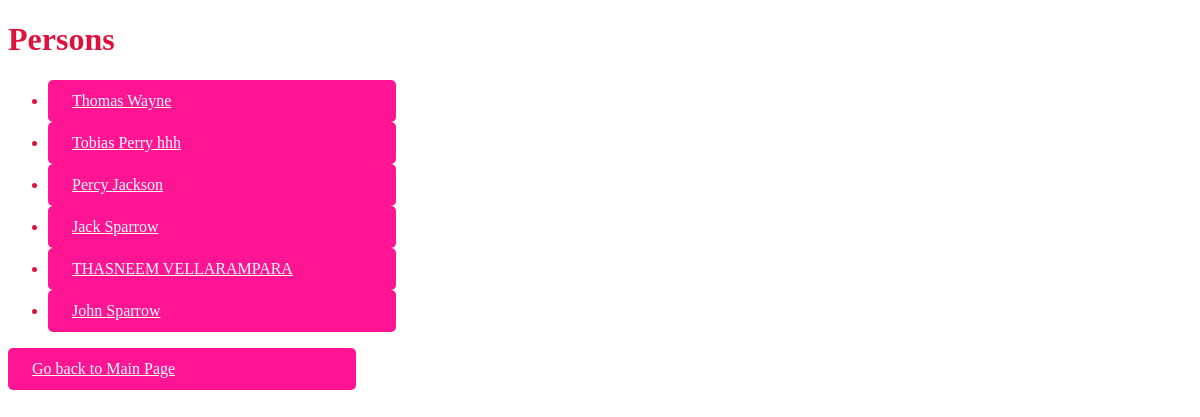
Screenshot of /datas/ with the database file from the repository.
### poll/models.py (models this page shows)
class Userinfo(models.Model):
    firstname=models.CharField(max_length=255)
    lastname=models.CharField(max_length=255)
    phone=models.IntegerField(null=True)
    date=models.DateField(null=True)

### poll/views.py (the view)
# urls.py: path('datas/', views.datas),
def datas(request):
    d=Userinfo.objects.all()
    template=loader.get_template('index.html')
    context={
        'd':d,
    }
    return HttpResponse(template.render(context,request))

### poll/templates/index.html (shortened to what this page needs)
{% extends "master.html" %}
{% block content %}
<h1>Persons</h1>
<ul>
  {% for x in d %}
  <li><a href="detailed/{{x.id}}">{{x.firstname}} {{x.lastname}}</a></li>
  {% endfor %}
</ul>
<p><a href="/">Go back to Main Page</a></p>
{% endblock %}

### poll/templates/master.html (shortened to what this page needs)
{% load static %}
<!DOCTYPE html>
<html lang="en">
<head>
    <link rel="stylesheet" href="{% static 'mglobal.css'%}">
</head>
<body>
{% block content%}
{% endblock %}
</body>
</html>

### staticfiles/mglobal.css (style rules this page uses)
body { color: crimson; }
a { color: rgb(255, 255, 255); display: block; width: 300px; padding: 12px 24px; border-radius: 5px; background-color: deeppink; }

### rows the page displays
Userinfo: firstname "Thomas", lastname "Wayne"
Userinfo: firstname "Tobias", lastname "Perry hhh"
Userinfo: firstname "Percy", lastname "Jackson"
Userinfo: firstname "Jack", lastname "Sparrow"
Userinfo: firstname "THASNEEM", lastname "VELLARAMPARA"
Userinfo: firstname "John", lastname "Sparrow"
